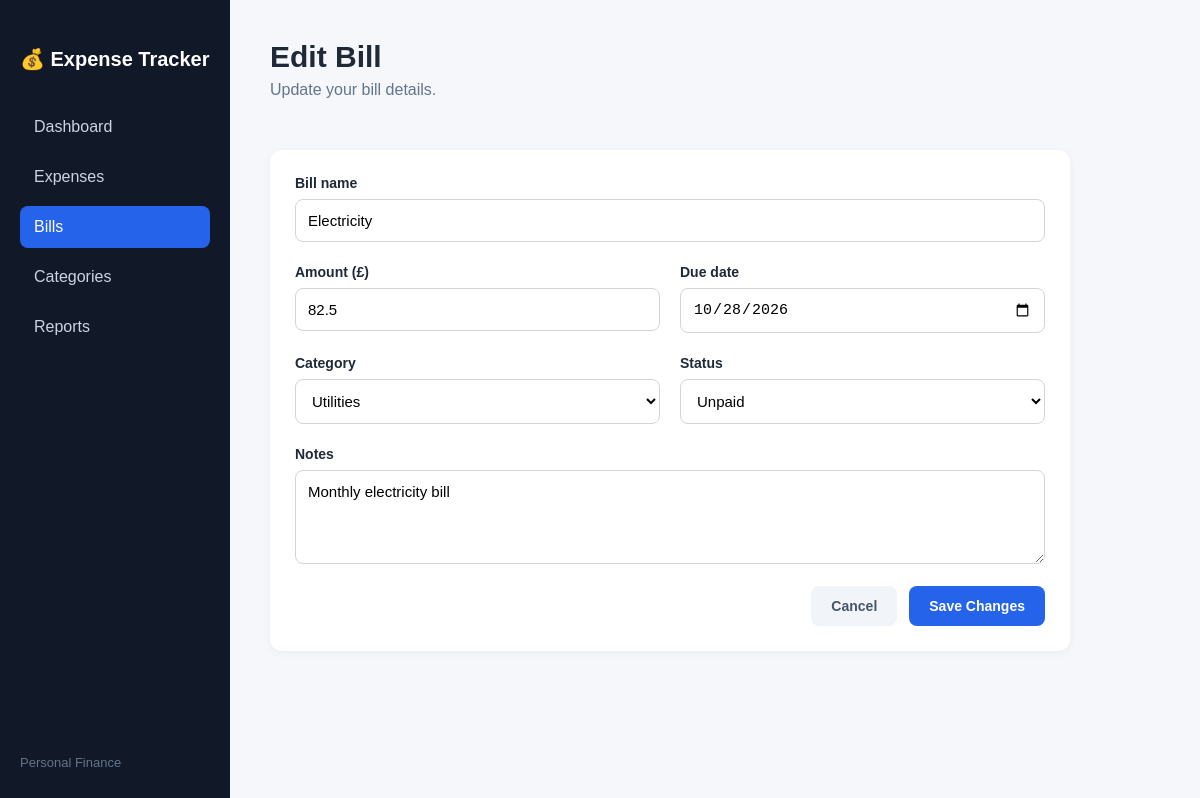
The page /edit-bill/1 on the database its author committed.
### tables this page shows
CREATE TABLE bills (
            id INTEGER PRIMARY KEY AUTOINCREMENT,

            name TEXT NOT NULL,

            amount REAL NOT NULL,

            due_date TEXT NOT NULL,

            category_id INTEGER,

            status TEXT NOT NULL DEFAULT 'Unpaid',

            notes TEXT,

            created_at TIMESTAMP DEFAULT CURRENT_TIMESTAMP,

            FOREIGN KEY (category_id)
                REFERENCES categories(id)
        );

CREATE TABLE categories (
            id INTEGER PRIMARY KEY AUTOINCREMENT,
            name TEXT NOT NULL UNIQUE
        );

### app.py (the view, shortened to what this page needs)
@app.route("/edit-bill/<int:bill_id>", methods=["GET", "POST"])
def edit_bill(bill_id):
    connection = get_db_connection()
    bill = connection.execute(
        """
        SELECT *
        FROM bills
        WHERE id = ?
        """,
        (bill_id,)
    ).fetchone()
    if bill is None:
        connection.close()
        return "Bill not found", 404
    categories = connection.execute(
        "SELECT * FROM categories ORDER BY name"
    ).fetchall()
    connection.close()
    return render_template(
        "edit_bill.html",
        bill=bill,
        categories=categories
    )

### database.py (called while the page is built)
def get_db_connection():
    connection = sqlite3.connect(DATABASE)
    connection.row_factory = sqlite3.Row
    return connection

### templates/edit_bill.html (shortened to what this page needs)
<!DOCTYPE html>
<html lang="en">
<head>
    <link
        rel="stylesheet"
        href="{{ url_for('static', filename='css/style.css') }}"
    >
</head>
<body>
<div class="sidebar">
    <div>
        <h2>💰 Expense Tracker</h2>
        <nav>
            <a href="{{ url_for('home') }}">
                Dashboard
            </a>
            <a href="{{ url_for('expenses') }}">
                Expenses
            </a>
            <a
                class="active"
                href="{{ url_for('bills') }}"
            >
                Bills
            </a>
            <a href="{{ url_for('categories') }}">
                Categories
            </a>
            <a href="{{ url_for('reports') }}">Reports</a>
        </nav>
    </div>
    <div class="sidebar-footer">
        Personal Finance
    </div>
</div>
<main class="main-content">
    <div class="topbar">
        <div>
            <h1>Edit Bill</h1>
            <p>Update your bill details.</p>
        </div>
    </div>
    <section class="panel expense-form-panel">
        <form method="POST">
            <div class="form-group">
                <label for="name">
                    Bill name
                </label>
                <input
                    id="name"
                    name="name"
                    type="text"
                    value="{{ bill['name'] }}"
                    required
                >
            </div>
            <div class="form-row">
                <div class="form-group">
                    <label for="amount">
                        Amount (£)
                    </label>
                    <input
                        id="amount"
                        name="amount"
                        type="number"
                        min="0.01"
                        step="0.01"
                        value="{{ bill['amount'] }}"
                        required
                    >
                </div>
                <div class="form-group">
                    <label for="due_date">
                        Due date
                    </label>
                    <input
                        id="due_date"
                        name="due_date"
                        type="date"
                        value="{{ bill['due_date'] }}"
                        required
                    >
                </div>
            </div>
            <div class="form-row">
                <div class="form-group">
                    <label for="category_id">
                        Category
                    </label>
                    <select
                        id="category_id"
                        name="category_id"
                        required
                    >
                        {% for category in categories %}
                        <option
                            value="{{ category['id'] }}"
                            {% if category['id'] == bill['category_id'] %}
                            selected
                            {% endif %}
                        >
                            {{ category['name'] }}
                        </option>
                        {% endfor %}
                    </select>
                </div>
                <div class="form-group">
                    <label for="status">
                        Status
                    </label>
                    <select
                        id="status"
                        name="status"
                        required
                    >
                        <option
                            value="Unpaid"
                            {% if bill['status'] == 'Unpaid' %}
                            selected
                            {% endif %}
                        >
                            Unpaid
                        </option>
                    </select>
                </div>
            </div>
            <div class="form-group">
                <label for="notes">
                    Notes
                </label>
                <textarea
                    id="notes"
                    name="notes"
                    rows="4"
                >{{ bill['notes'] or '' }}</textarea>
            </div>
            <div class="form-actions">
                <a
                    href="{{ url_for('bills') }}"
                    class="cancel-button"
                >
                    Cancel
                </a>
                <button
                    type="submit"
                    class="add-button"
                >
                    Save Changes
                </button>
            </div>
        </form>
    </section>
</main>
</body>
</html>

### static/css/style.css (style rules this page uses)
* { box-sizing: border-box; }
body { margin: 0; font-family: Arial, Helvetica, sans-serif; background-color: #f5f7fb; color: #1f2937; }
.sidebar { position: fixed; left: 0; top: 0; width: 230px; height: 100vh; background-color: #111827; color: white; padding: 30px 20px; display: flex; flex-direction: column; justify-content: space-between; }
.sidebar h2 { font-size: 20px; margin-bottom: 35px; }
.sidebar nav { display: flex; flex-direction: column; gap: 8px; }
.sidebar nav a { color: #cbd5e1; text-decoration: none; padding: 12px 14px; border-radius: 8px; transition: 0.2s; }
.sidebar nav a:hover, .sidebar nav a.active { background-color: #2563eb; color: white; }
.sidebar-footer { color: #64748b; font-size: 13px; }
.main-content { margin-left: 230px; padding: 40px; }
.topbar { display: flex; justify-content: space-between; align-items: center; margin-bottom: 35px; }
.topbar h1 { margin: 0; font-size: 30px; }
.topbar p { color: #64748b; margin-top: 7px; }
.add-button { background-color: #2563eb; color: white; border: none; border-radius: 8px; padding: 12px 20px; font-size: 14px; font-weight: bold; cursor: pointer; }
.panel { background-color: white; padding: 25px; border-radius: 12px; min-height: 350px; box-shadow: 0 2px 8px rgba(0, 0, 0, 0.05); }
.expense-form-panel { max-width: 800px; min-height: auto; }
.expense-form-panel form { display: flex; flex-direction: column; gap: 22px; }
.form-group { display: flex; flex-direction: column; gap: 8px; }
.form-group label { font-size: 14px; font-weight: 600; }
.form-group input { padding: 12px; border: 1px solid #d1d5db; border-radius: 8px; font-size: 15px; background-color: white; }
.form-group select { padding: 12px; border: 1px solid #d1d5db; border-radius: 8px; font-size: 15px; background-color: white; }
.form-group textarea { padding: 12px; border: 1px solid #d1d5db; border-radius: 8px; font-size: 15px; font-family: Arial, Helvetica, sans-serif; resize: vertical; }
.form-row { display: grid; grid-template-columns: repeat(2, 1fr); gap: 20px; }
.form-actions { display: flex; justify-content: flex-end; align-items: center; gap: 12px; }
.cancel-button { padding: 12px 20px; color: #475569; text-decoration: none; background-color: #f1f5f9; border-radius: 8px; font-size: 14px; font-weight: 600; }

### rows shown on the page
bills: name "Electricity", amount "82.5", due_date "10/28/2026", category_id "Utilities", status "Unpaid", notes "Monthly electricity bill"
